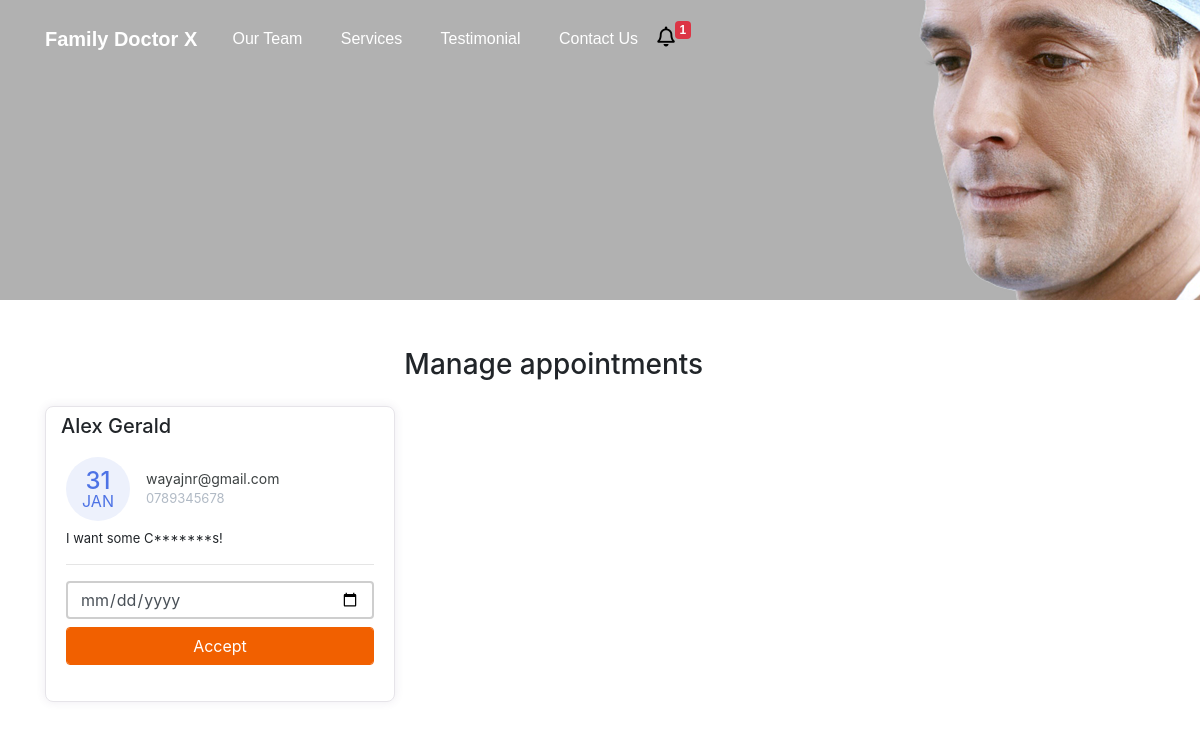
The app's page /manage-appointments/, older data.
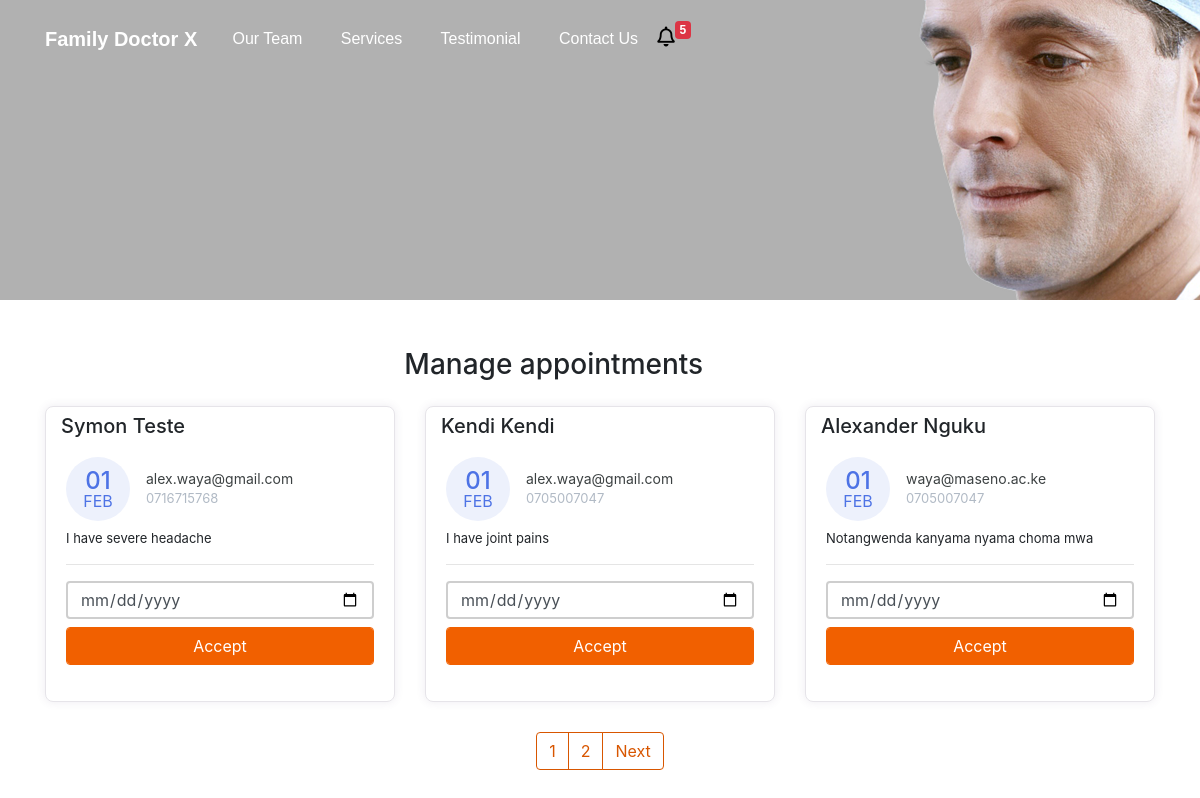
The same page, newer data.
### doctor/models.py (models this page shows, shortened)
class Appointment(models.Model):
    first_name = models.CharField(max_length=50)
    last_name = models.CharField(max_length=50)
    email = models.CharField(max_length=50)
    phone = models.CharField(max_length=50)
    request = models.CharField(max_length=50)
    sent_date = models.DateField(auto_now_add=True)
    accepted = models.BooleanField(default=False)
    accepted_date = models.DateField(auto_now_add=False, null=True, blank=True)
    class Meta:
        ordering = ["-sent_date"]

### doctor/views.py (the view, shortened to what this page needs)
# urls.py: path('manage-appointments/', ManageAppointmentTemplateView.as_view(), name='manage'),
class ManageAppointmentTemplateView(ListView):
    template_name = "manage-appointments.html"
    login_required = True
    model = Appointment
    context_object_name = "appointments"
    paginate_by = 3
    def get_context_data(self,*args, **kwargs):
        context = super().get_context_data(*args, **kwargs)
        appointments = Appointment.objects.all()
        context.update({
            "title":"Manage Appointments",
        })
        return context

### doctor/context_processors.py (called while the page is built)
def get_notification(request):
    count = Appointment.objects.filter(accepted=False).count
    data = {
        "count":count
    }
    return data

### templates/manage-appointments.html (shortened to what this page needs)
{% extends 'base.html' %}
{% load static %}
{% block content %}
    <div class="container mt-5">
        <div class="col-11 text-center mt-4 mb-4">
            <h3>
                Manage appointments
            </h3>
        </div>
        <div class="row">
          {% for app in appointments %}
            <div class="col-lg-4">
                <div class="card card-margin">
                    <div class="card-header no-border">
                        <h5 class="card-title">{{app.first_name}} {{app.last_name}}</h5>
                    </div>
                    <div class="card-body pt-0">
                        <div class="widget-49">
                            <div class="widget-49-title-wrapper">
                                <div class="widget-49-date-primary">
                                    <span class="widget-49-date-day">{{app.sent_date|date:"d"}}</span>
                                    <span class="widget-49-date-month">{{app.sent_date|date:"M"}}</span>
                                </div>
                                <div class="widget-49-meeting-info">
                                    <span class="widget-49-pro-title">{{app.email}}</span>
                                    <span class="widget-49-meeting-time">{{app.phone}}</span>
                                </div>
                            </div>
                            <div class="widget-49-meeting-points">
                                <span>{{app.request}}</span>
                            </div>
                            <hr class="w-100">
                            {% if app.accepted == False %}
                            <form method="POST" action="{% url 'manage' %}">
                            <div class="form-group">
                                <input type="date" name="date" class="form-control mb-2"
                                    placeholder="dd-mm-yyyy" value=""
                                    min="1997-01-01" max="2030-12-31">
                                <input class="btn-block btn-primary form-control" type="submit" value="Accept">
                            </div>
                            </form>
                            {% endif %}
                        </div>
                    </div>
                </div>
            </div>
          {% endfor %}
        </div>
          {% if is_paginated %}
        <div class="wrapper">
            <nav aria-label="Page navigation example">
                <ul class="pagination">
                    {% for number in page_obj.paginator.page_range %}
                    <li class="page-item"><a class="page-link" href="?page={{number}}">{{number}}</a></li>
                    {% endfor %}
                  {% if page_obj.has_next %}
                    <li class="page-item"><a class="page-link" href="?page={{page_obj.next_page_number}}">Next</a></li>
                  {% endif %}
                </ul>
            </nav>
        </div>
         {% endif %}
{% endblock content %}

### templates/base.html (shortened to what this page needs)
{% load static %}
<!DOCTYPE html>
<html lang="en">
<head>
  <link href="{% static '' %}css/bootstrap.min.css" rel="stylesheet">
  <link rel="stylesheet" href="https://cdnjs.cloudflare.com/ajax/libs/font-awesome/5.15.3/css/all.min.css" />
  <link rel="stylesheet" href="{% static '' %}css/styles.css" />
</head>
<body>
  <div class="header" style=
    "background: rgb(177, 177, 177) url({% static 'img/header.png' %}) no-repeat fixed center;
    {% if 'appointment' in request.path %}
        max-height:300px!important; min-height:300px!important;
    {% endif %}
    ">
    <nav class="navbar navbar-dark navbar-expand-md navigation-clean-search">
        <div class="container"><a class="navbar-brand" href="{% url 'home' %}">Family Doctor X</a>
            <div class="collapse navbar-collapse"
                id="navcol-1">
                <ul class="nav navbar-nav">
                    <li class="nav-item" role="presentation">
                        <a class="nav-link active" href="#team">Our Team</a>
                    </li>
                    <li class="nav-item" role="presentation">
                        <a class="nav-link active" href="#services">Services</a>
                    </li>
                    <li class="nav-item" role="presentation">
                        <a class="nav-link active" href="#reviews">Testimonial</a>
                    </li>
                    <li class="nav-item" role="presentation">
                        <a class="nav-link active" href="#contact">Contact Us</a>
                    </li>
                  <li class="nav-item" role="presentation">
                    <a href="{% url 'manage' %}" style="float: left;cursor:pointer;" aria-expanded="true" title="You Have 6 New Appointments">
                      <i class="far fa-bell" style="font-size: 20px; float: left; color: black">
                      </i>
                  </a>
                  <span class="badge badge-danger">{{count}}</span>
                </li>
                </ul>
            </div>
        </div>
    </nav>
</div>
{% block content %}{% endblock content %}
</body>
</html>

### static/css/styles.css (style rules this page uses)
.header { background: rgb(177, 177, 177) url("img/header.png") no-repeat fixed center; min-height: 1000px; font-family:'Source Sans Pro', sans-serif; }
@media (min-width:768px) { .header { padding-bottom:120px; } }
.header .navbar { background:transparent; padding-top:.75rem; padding-bottom:.75rem; color:#fff; border-radius:0; box-shadow:none; border:none; }
@media (min-width:768px) { .header .navbar { padding-top:1rem; padding-bottom:1rem; } }
.header .navbar .navbar-brand { font-weight:bold; color:inherit; }
.header .navbar .navbar-collapse { border-top:1px solid rgba(255,255,255,0.3); margin-top:.5rem; }
@media (min-width:768px) { .header .navbar .navbar-collapse { border-color:transparent; margin:0; } }
.header .navbar .navbar-nav a.active, .header .navbar .navbar-nav > .show .dropdown-item { background:none; box-shadow:none; }
@media (min-width: 768px) { .header .navbar-nav .nav-link { padding-left:.7rem; padding-right:.7rem; } }
@media (min-width: 992px) { .header .navbar-nav .nav-link { padding-left:1.2rem; padding-right:1.2rem; } }
.form-control { box-shadow: none !important; outline: none !important; border: 2px solid #cecece; height: 38px; }
.title-box .border,.btn-primary,.back-to-top, .logo i,.question-q-box,.social-circle li a:hover { background-color: #f16000 !important; }
.btn-primary { border: 1px solid #f16000 !important; }
@media (min-width: 768px) { .navbar-nav>li>a { padding-top: 10px; padding-bottom: 10px; } }

Row changes from the older to the newer data that the page shows:
no longer on this page (row unchanged): Appointment: first_name "Alex", last_name "Gerald", sent_date "31", sent_date "JAN", email "wayajnr@gmail.com", phone "0789345678", request "I want some C*******s!"
added Appointment: first_name "Symon", last_name "Teste", sent_date "01", sent_date "FEB", email "alex.waya@gmail.com", phone "0716715768", request "I have severe headache"
added Appointment: first_name "Kendi", last_name "Kendi", sent_date "01", sent_date "FEB", email "alex.waya@gmail.com", phone "0705007047", request "I have joint pains"
added Appointment: first_name "Alexander", last_name "Nguku", sent_date "01", sent_date "FEB", email "waya@maseno.ac.ke", phone "0705007047", request "Notangwenda kanyama nyama choma mwa"
Text that changed along with them:
{{ count }}: "1" → "5"
new list line: "1"
new list line: "2"
text now shown: "Next"
